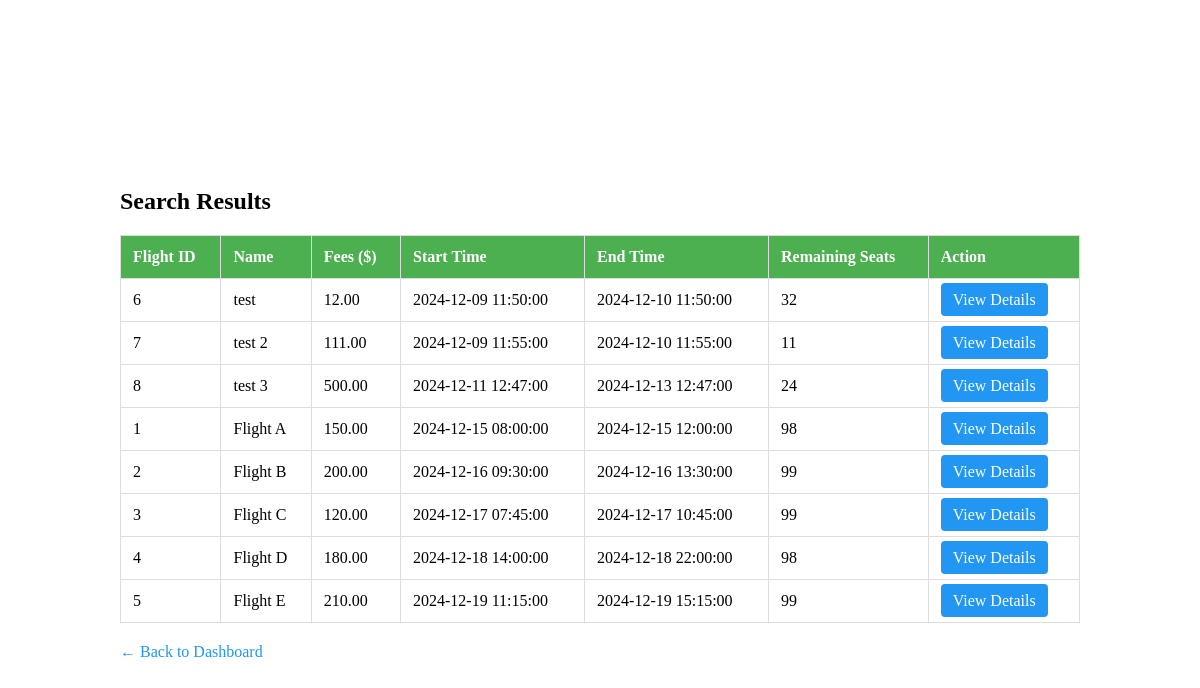
Page /php/controllers/search_flight.php (signed in) on the committed database.
### tables this page shows
CREATE TABLE `flights` (
  `flight_id` int(11) NOT NULL,
  `name` varchar(255) NOT NULL,
  `fees` decimal(10,2) NOT NULL,
  `start_time` datetime NOT NULL,
  `end_time` datetime NOT NULL,
  `completed` tinyint(1) DEFAULT 0,
  `capacity` int(11) NOT NULL DEFAULT 100,
  `company_id` int(11) NOT NULL,
  `max_passengers` int(11) NOT NULL,
  `flight_time` datetime NOT NULL,
  `from_location` varchar(255) NOT NULL,
  `to_location` varchar(255) NOT NULL
);

### php/controllers/search_flight.php (the view, shortened to what this page needs)
<?php
require_once '../config/db_config.php';
function sanitize_input($data) {
    return htmlspecialchars(stripslashes(trim($data)));
}
$flights = [];
$errors = [];
$user_id = $_SESSION['user_id'];
if ($_SERVER["REQUEST_METHOD"] == "GET") {
    $from = sanitize_input($_GET['from'] ?? '');
    $to = sanitize_input($_GET['to'] ?? '');
    $searchSql = "
        SELECT
            f.flight_id,
            f.name,
            f.fees,
            f.start_time,
            f.end_time,
            f.capacity,
            (f.capacity - COUNT(fp.user_id)) AS remaining_seats
        FROM
            flights f
        LEFT JOIN
            flight_passengers fp ON f.flight_id = fp.flight_id AND fp.status = 'Registered'
        WHERE
            f.completed = 0
            AND f.flight_id NOT IN (
                SELECT flight_id
                FROM flight_passengers
                WHERE user_id = ?
                  AND status = 'Registered'
            )
    ";
    $params = [$user_id];
    $types = "i";
    $searchSql .= "
        GROUP BY
            f.flight_id
        HAVING
            remaining_seats > 0
        ORDER BY
            f.start_time ASC
    ";
    if ($stmt = $conn->prepare($searchSql)) {
        if (!empty($params)) {
            $stmt->bind_param($types, ...$params);
        }
        if ($stmt->execute()) {
            $result = $stmt->get_result();
            if ($result->num_rows > 0) {
                while ($row = $result->fetch_assoc()) {
                    $flights[] = $row;
                }
            } else {
                if (empty($from) && empty($to)) {
                    $errors[] = "No available flights found.";
                } else {
                    $errors[] = "No flights found matching your criteria.";
                }
            }
        } else {
            $errors[] = "Database error: Execution failed. " . $stmt->error;
        }
    } else {
        $errors[] = "Database error: Unable to prepare statement. " . $conn->error;
    }
}
?>
<!DOCTYPE html>
<html lang="en">
<head>
    <link rel="stylesheet" href="../../css/Registration.css">
</head>
<body>
    <div class="container">
        <h2>Search Results</h2>
        <?php if (!empty($flights)): ?>
            <table>
                <thead>
                    <tr>
                        <th>Flight ID</th>
                        <th>Name</th>
                        <th>Fees ($)</th>
                        <th>Start Time</th>
                        <th>End Time</th>
                        <th>Remaining Seats</th>
                        <th>Action</th>
                    </tr>
                </thead>
                <tbody>
                    <?php foreach ($flights as $flight): ?>
                        <tr>
                            <td><?php echo htmlspecialchars($flight['flight_id']); ?></td>
                            <td><?php echo htmlspecialchars($flight['name']); ?></td>
                            <td><?php echo htmlspecialchars(number_format($flight['fees'], 2)); ?></td>
                            <td><?php echo htmlspecialchars($flight['start_time']); ?></td>
                            <td><?php echo htmlspecialchars($flight['end_time']); ?></td>
                            <td><?php echo htmlspecialchars($flight['remaining_seats']); ?></td>
                            <td>
                                <a class="button" href="flight_info.php?flight_id=<?php echo urlencode($flight['flight_id']); ?>">View Details</a>
                            </td>
                        </tr>
                    <?php endforeach; ?>
                </tbody>
            </table>
        <?php endif; ?>
        <a href="../../html/dashboard.html" class="back-link">← Back to Dashboard</a>
    </div>
</body>
</html>

### css/Registration.css (style rules this page uses)
body { font-family: Georgia, 'Times New Roman', Times, serif; margin: 0; padding: 0; background-image: url("../airplane.png"); background-size: cover; background-position: center; display: flex; justify-content: flex-start; align-items: center; height: 100vh; }

### php/controllers/search_flight.php (style rules this page uses)
.container { width: 80%; margin: auto; padding-top: 30px; }
table { width: 100%; border-collapse: collapse; margin-top: 20px; }
table, th, td { border: 1px solid #ddd; }
th, td { padding: 12px; text-align: left; }
th { background-color: #4CAF50; color: white; }
a.button { padding: 8px 12px; background-color: #2196F3; color: white; text-decoration: none; border-radius: 4px; }
.back-link { margin-top: 20px; display: inline-block; text-decoration: none; color: #2196F3; }

### rows in the picture
flights: flight_id "6", name "test", fees "12.00", start_time "2024-12-09 11:50:00", end_time "2024-12-10 11:50:00", remaining_seats "32"
flights: flight_id "7", name "test 2", fees "111.00", start_time "2024-12-09 11:55:00", end_time "2024-12-10 11:55:00", remaining_seats "11"
flights: flight_id "8", name "test 3", fees "500.00", start_time "2024-12-11 12:47:00", end_time "2024-12-13 12:47:00", remaining_seats "24"
flights: flight_id "1", name "Flight A", fees "150.00", start_time "2024-12-15 08:00:00", end_time "2024-12-15 12:00:00", remaining_seats "98"
flights: flight_id "2", name "Flight B", fees "200.00", start_time "2024-12-16 09:30:00", end_time "2024-12-16 13:30:00", remaining_seats "99"
flights: flight_id "3", name "Flight C", fees "120.00", start_time "2024-12-17 07:45:00", end_time "2024-12-17 10:45:00", remaining_seats "99"
flights: flight_id "4", name "Flight D", fees "180.00", start_time "2024-12-18 14:00:00", end_time "2024-12-18 22:00:00", remaining_seats "98"
flights: flight_id "5", name "Flight E", fees "210.00", start_time "2024-12-19 11:15:00", end_time "2024-12-19 15:15:00", remaining_seats "99"
